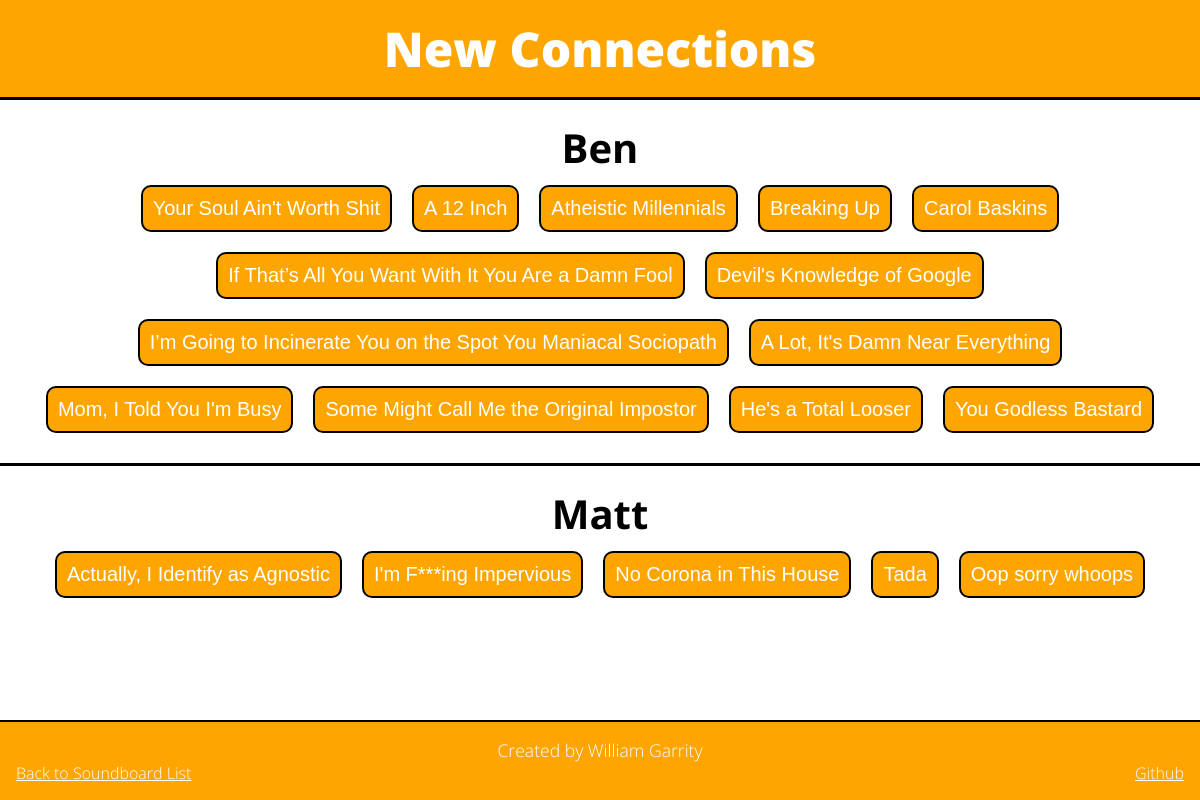
/1/, run on the app's committed database.
### soundboard/models.py (models this page shows, shortened)
class Soundboard(models.Model):
    category = models.ForeignKey(SoundboardCategory, on_delete=models.CASCADE)
    soundboard_name = models.CharField(max_length=MAX_LENGTH_NAME)
    soundboard_image = models.ImageField(upload_to=f'images/')
    soundboard_description = models.CharField(max_length=MAX_LENGTH_DESCRIPTION)

class SoundCategory(models.Model):
    soundboard = models.ForeignKey(Soundboard, on_delete=models.CASCADE)
    category_name = models.CharField(max_length=MAX_LENGTH_NAME)
    class Meta:
        verbose_name = "Sound Category"
        verbose_name_plural = "Sound Categories"

class Sound(models.Model):
    category = models.ForeignKey(SoundCategory, on_delete=models.CASCADE)
    sound_name = models.CharField(max_length=MAX_LENGTH_NAME)
    sound_file = models.FileField(upload_to=f'sounds/')

### soundboard/views.py (the view)
# urls.py: path('<int:soundboard_id>/', views.view_soundboard, name='soundboard-view')
def view_soundboard(request, soundboard_id):
    soundboard = get_object_or_404(Soundboard, pk=soundboard_id)
    sound_categories = soundboard.soundcategory_set.all()
    context = {
        'soundboard': soundboard,
        'sound_categories': sound_categories,
    }
    return render(request, 'soundboard/soundboard.html', context)

### soundboard/templates/soundboard/soundboard.html (shortened to what this page needs)
{% load static %}
<!DOCTYPE html>
<html lang="en">
<head>
    <link rel="stylesheet" type="text/css" href="{% static 'soundboard/css/main.css' %}" />
    <link rel="stylesheet" type="text/css" href="{% static 'soundboard/css/soundboard.css' %}" />
</head>
<body>
<header>
    {{ soundboard.soundboard_name }}
</header>
<main>
    {% for category in sound_categories %}
        <div class="category">
            <div class="category_heading">{{ category.category_name }}</div>
            <div class="sounds">
                {% for sound in category.sound_set.all %}
                    <button class="sound" onclick="playAudio('{{ sound.sound_file.url }}')">{{ sound.sound_name }}</button>
                {% endfor %}
            </div>
        </div>
    {% endfor %}
</main>
<footer>
    <div class="created-by">Created by William Garrity</div>
    <div class="links">
        <a href="../" style="float: left">Back to Soundboard List</a>
        <a href="https://github.com/wgarrity-1" style="float: right">Github</a>
    </div>
</footer>
</body>
</html>

### soundboard/static/soundboard/css/main.css (style rules this page uses)
:root { --main-color: orange; --main-color-darker: #d18700; --secondary-color: lightgray; }
html, body { height: 100%; margin: 0px; font-weight: 300; }
body { font-family: 'Open Sans', sans-serif; display: flex; flex-direction: column; }
header { flex: 0 0 auto; font-size: 3rem; font-weight: 800; background-color: var(--main-color); text-align: center; padding: 1rem; color: white; }
main { flex: 1 0 auto; }
.category { padding: 20px; border-top: 3px solid black; }
.category .category_heading { font-size: 2.5rem; font-weight: 700; text-align: center; }
footer { flex: 0 0 auto; background-color: var(--main-color); padding: 1rem; color: white; border-top: 2px solid black; }
footer .created-by { text-align: center; font-size: 1.1rem; }
footer .links a { color: white; transition: color 0.2s; }

### soundboard/static/soundboard/css/soundboard.css (style rules this page uses)
.sounds { display: flex; flex-direction: row; flex-wrap: wrap; justify-content: center; }
.sound { display: block; margin: 10px; padding: 10px; border: 2px solid black; border-radius: 10px; font-size: 1.25rem; background-color: var(--main-color); color: white; transition: background-color 0.2s; }

### data on the page
Soundboard: soundboard_name "New Connections"
SoundCategory: category_name "Ben"
Sound: sound_name "Your Soul Ain't Worth Shit"
Sound: sound_name "A 12 Inch"
Sound: sound_name "Atheistic Millennials"
Sound: sound_name "Breaking Up"
Sound: sound_name "Carol Baskins"
Sound: sound_name "If That’s All You Want With It You Are a Damn Fool"
Sound: sound_name "Devil's Knowledge of Google"
Sound: sound_name "I’m Going to Incinerate You on the Spot You Maniacal Sociopath"
Sound: sound_name "A Lot, It's Damn Near Everything"
Sound: sound_name "Mom, I Told You I'm Busy"
Sound: sound_name "Some Might Call Me the Original Impostor"
Sound: sound_name "He's a Total Looser"
Sound: sound_name "You Godless Bastard"
SoundCategory: category_name "Matt"
Sound: sound_name "Actually, I Identify as Agnostic"
Sound: sound_name "I'm F***ing Impervious"
Sound: sound_name "No Corona in This House"
Sound: sound_name "Tada"
Sound: sound_name "Oop sorry whoops"
